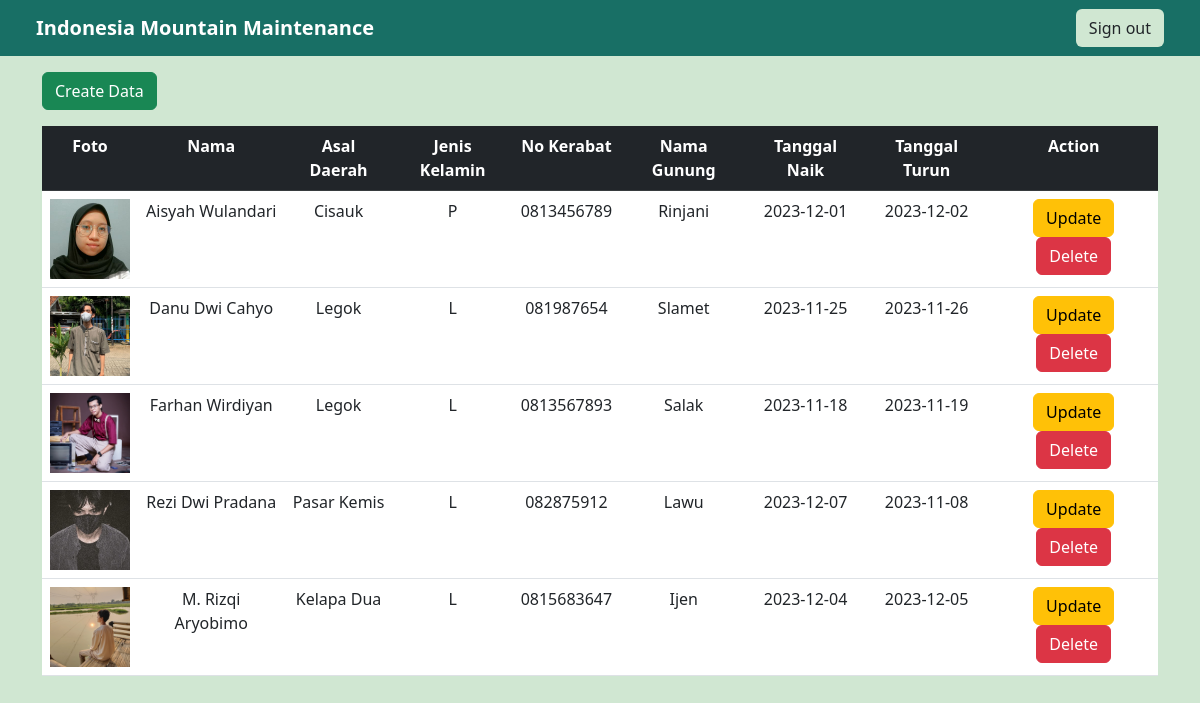
The app's page /admin.php with its own data.
### tables this page shows
CREATE TABLE `pengunjung` (
  `id` int(3) NOT NULL,
  `nama` varchar(50) NOT NULL,
  `asaldaerah` varchar(50) NOT NULL,
  `jeniskelamin` char(1) NOT NULL,
  `nokerabat` varchar(50) NOT NULL,
  `namagunung` varchar(50) NOT NULL,
  `tglnaik` date NOT NULL,
  `tglturun` date NOT NULL,
  `photo` varchar(255) NOT NULL
);

### admin.php (the view, shortened to what this page needs)
<?php include 'koneksi.php' ?>
<!DOCTYPE html>
<html lang="en">
<head>
    <link href="css/bootstrap.min.css" rel="stylesheet">
</head>
<body style="background-color: #D0E7D2" ;>
    <nav class="navbar navbar-expand-lg px-4 sticky-top" style="background-color: #186F65;">
        <div class="container-fluid">
            <a class="navbar-brand fw-bold text-white" href="index.php">Indonesia Mountain Maintenance</a>
            <div>
                <form>
                    <a class="btn" style="background-color: #D0E7D2;" href="index.php">Sign out</a>
                </form>
            </div>
        </div>
    </nav>
    <div class="container table-responsive">
        <?php if (!isset($_GET['view'])) { ?>
            <a class="btn btn-success my-3" href="?page=index&view=insert">Create Data</a>
            <table class="table table-hover text-center">
                <tr class="table-dark">
                    <th>Foto</th>
                    <th>Nama</th>
                    <th>Asal Daerah</th>
                    <th>Jenis Kelamin</th>
                    <th>No Kerabat</th>
                    <th>Nama Gunung</th>
                    <th>Tanggal Naik</th>
                    <th>Tanggal Turun</th>
                    <th>Action</th>
                </tr>
                <?php
                $hasil = mysqli_query($db, "SELECT * FROM pengunjung");
                while ($row = mysqli_fetch_object($hasil)) {
                ?>
                    <tr>
                        <td><img style="width: 80px; height: 80px;" src="<?= $row->photo ?>"></td>
                        <td><?= $row->nama ?></td>
                        <td><?= $row->asaldaerah ?></td>
                        <td><?= $row->jeniskelamin ?></td>
                        <td><?= $row->nokerabat ?></td>
                        <td><?= $row->namagunung ?></td>
                        <td><?= $row->tglnaik ?></td>
                        <td><?= $row->tglturun ?></td>
                        <td><a class="btn btn-warning" href="?page=index&view=update&id=<?= $row->id ?>">Update</a>
                            <a class="btn btn-danger" href="dataeditor-process.php?action=delete&id=<?= $row->id ?>">Delete</a>
                        </td>
                    </tr>
                <?php } ?>
            </table>
        <?php } else if ($_GET['view'] == 'insert') { ?>
            <form method="post" action="dataeditor-process.php?action=insert" enctype="multipart/form-data" class="py-3">
                <div class="mb-3">
                    <label class="form-label">Nama</label>
                    <input type="text" name="nama" class="form-control" placeholder="Masukkan Nama">
                </div>
                <div class="mb-3">
                    <label class="form-label">Asal Daerah</label>
                    <input type="text" name="asaldaerah" class="form-control" placeholder="Masukkan Asal Daerah">
                </div>
                <div class="mb-3">
                    <label class="form-label">Jenis Kelamin</label>
                    <input type="text" name="jeniskelamin" class="form-control" placeholder="Masukkan Jenis Kelamin">
                </div>
                <div class="mb-3">
                    <label class="form-label">No Kerabat</label>
                    <input type="text" name="nokerabat" class="form-control" placeholder="Masukkan Nomor Kerabat">
                </div>
                <div class="mb-3">
                    <label class="form-label">Nama Gunung</label>
                    <input type="text" name="namagunung" class="form-control" placeholder="Masukkan Nama Gunung">
                </div>
                <div class="mb-3">
                    <label class="form-label">Tanggal Naik</label>
                    <input type="date" name="tglnaik" class="form-control">
                </div>
                <div class="mb-3">
                    <label class="form-label">Tanggal Turun</label>
                    <input type="date" name="tglturun" class="form-control">
                </div>
                <div class="mb-3">
                    <label class="form-label">Foto</label>
                    <input type="file" name="photo" class="form-control">
                </div>
                <div class="d-flex gap-5">
                    <a href="admin.php" class="btn w-50 py-2" style="background-color: #EE9322;"><button class="btn  text-white">Cancel</button></a>
                    <button class="btn w-50 py-2 text-white" style="background-color: #0C356A;" type="submit">Save</button>
                </div>
            </form>
        <?php } else if ($_GET['view'] == 'update') { ?>
            <?php
            $hasil = mysqli_query($db, "SELECT * FROM pengunjung WHERE id='$_GET[id]'");
            while ($row = mysqli_fetch_object($hasil)) {
            ?>
                <form method="post" action="dataeditor-process.php?action=update&id=<?= $_GET['id'] ?>" enctype="multipart/form-data" class="py-3">
                    <div class="mb-3">
                        <label class="form-label">Nama</label>
                        <input type="text" name="nama" class="form-control" value="<?= $row->nama ?>" placeholder="Masukkan Namat">
                    </div>
                    <div class="mb-3">
                        <label class="form-label">Asal Daerah</label>
                        <input type="text" name="asaldaerah" class="form-control" value="<?= $row->asaldaerah ?>" placeholder="Masukkan Asal Daerah">
                    </div>
                    <div class="mb-3">
                        <label class="form-label">Jenis Kelamin</label>
                        <input type="text" name="jeniskelamin" class="form-control" value="<?= $row->jeniskelamin ?>" placeholder="Masukkan Jenis Kelamin">
                    </div>
                    <div class="mb-3">
                        <label class="form-label">No Kerabat</label>
                        <input type="text" name="nokerabat" class="form-control" value="<?= $row->nokerabat ?>" placeholder="Masukkan Nomor Kerabat">
                    </div>
                    <div class="mb-3">
                        <label class="form-label">Nama Gunung</label>
                        <input type="text" name="namagunung" class="form-control" value="<?= $row->namagunung ?>" placeholder="Masukkan Nama Gunung">
                    </div>
                    <div class="mb-3">
                        <label class="form-label">Tanggal Naik</label>
                        <input type="date" name="tglnaik" class="form-control" value="<?= $row->tglnaik ?>">
                    </div>
                    <div class="mb-3">
                        <label class="form-label">Tanggal Turun</label>
                        <input type="date" name="tglturun" class="form-control" value="<?= $row->tglturun ?>">
                    </div>
                    <div class="mb-3">
                        <label class="form-label">Foto</label>
                        <input type="file" name="photo" class="form-control">
                    </div>
                    <div class="d-flex gap-5">
                        <a href="admin.php" class="btn w-50 py-2" style="background-color: #EE9322;"><button class="btn  text-white">Cancel</button></a>
                        <button class="btn w-50 py-2 text-white" style="background-color: #0C356A;" type="submit">Save</button>
                    </div>
                </form>
        <?php }
        } ?>
    </div>
</body>
</html>

### records on screen
pengunjung: photo (picture), nama "Aisyah Wulandari", asaldaerah "Cisauk", jeniskelamin "P", nokerabat "0813456789", namagunung "Rinjani", tglnaik "2023-12-01", tglturun "2023-12-02"
pengunjung: photo (picture), nama "Danu Dwi Cahyo", asaldaerah "Legok", jeniskelamin "L", nokerabat "081987654", namagunung "Slamet", tglnaik "2023-11-25", tglturun "2023-11-26"
pengunjung: photo (picture), nama "Farhan Wirdiyan", asaldaerah "Legok", jeniskelamin "L", nokerabat "0813567893", namagunung "Salak", tglnaik "2023-11-18", tglturun "2023-11-19"
pengunjung: photo (picture), nama "Rezi Dwi Pradana", asaldaerah "Pasar Kemis", jeniskelamin "L", nokerabat "082875912", namagunung "Lawu", tglnaik "2023-12-07", tglturun "2023-11-08"
pengunjung: photo (picture), nama "M. Rizqi Aryobimo", asaldaerah "Kelapa Dua", jeniskelamin "L", nokerabat "0815683647", namagunung "Ijen", tglnaik "2023-12-04", tglturun "2023-12-05"
